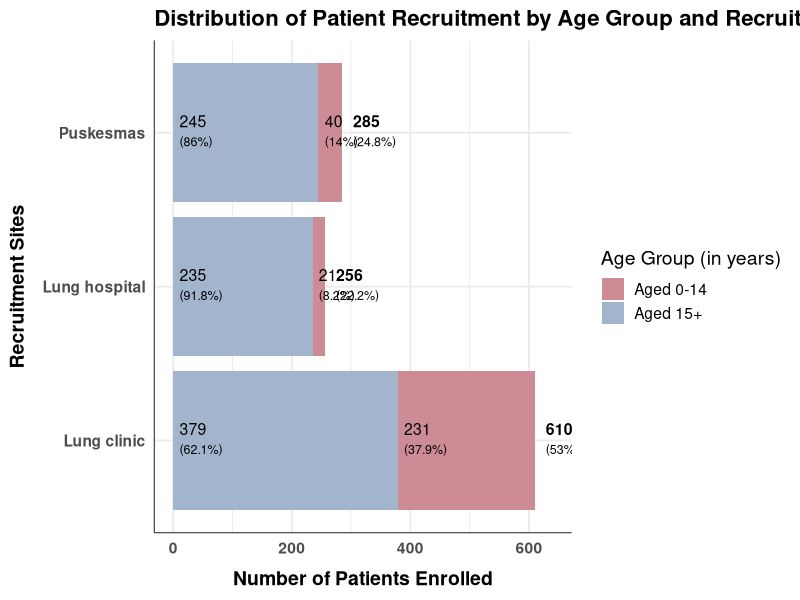
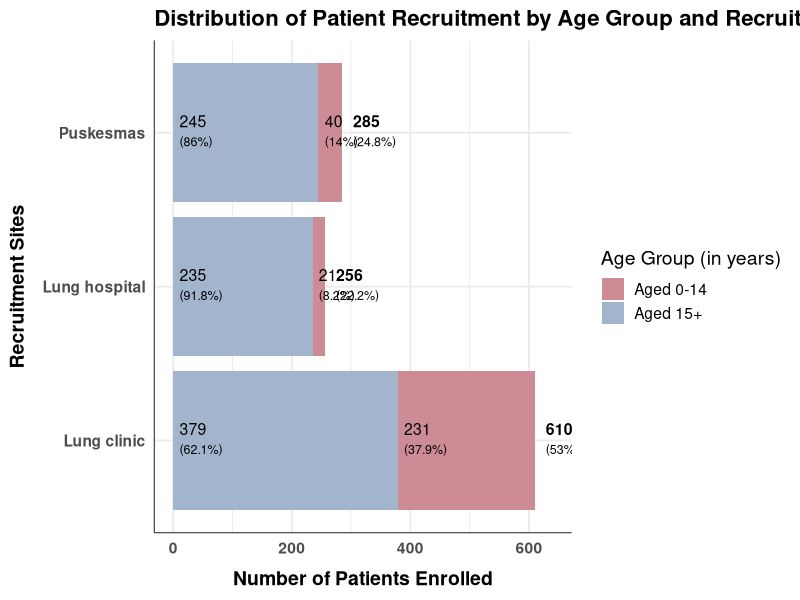

Write R code to recreate these figures, in order.
library(ggplot2)
library(dplyr)
library(ggtext)  # for rich text support

# 1. Data
df <- data.frame(
  Site = c("Puskesmas", "Puskesmas", "Lung hospital", "Lung hospital", "Lung clinic", "Lung clinic"),
  AgeGroup = c("Aged 0-14", "Aged 15+", "Aged 0-14", "Aged 15+", "Aged 0-14", "Aged 15+"),
  Count = c(40, 245,21, 235, 231, 379)
)

# 2. Add percent per site, formatted label, and position
df <- df %>%
  group_by(Site) %>%
  arrange(Site, desc(AgeGroup)) %>%
  mutate(
    Percent = Count / sum(Count) * 100,
    Label = paste0(
      Count, "<br><span style='font-size:9pt;'>(", round(Percent, 1), "%)</span>"
    ),
    Position = cumsum(Count) - Count
  )

# 3. Create site total + overall percent
df_site_total <- df %>%
  group_by(Site) %>%
  summarise(Total = sum(Count)) %>%
  ungroup() %>%
  mutate(
    Percent = Total / sum(Total) * 100,
    Label = paste0(
      "<b>", Total, "</b><br><span style='font-size:9pt;'>(", round(Percent, 1), "%)</span>"
    )
  )

# 4. Plot with richtext
stacked <- ggplot(df, aes(x = Site, y = Count, fill = AgeGroup)) +
  geom_bar(stat = "identity", width = 0.9) +
  ggtext::geom_richtext(
    aes(y = Position + 2, label = Label),
    fill = NA, label.color = NA,
    hjust = 0,
    size = 4
  ) +
  ggtext::geom_richtext(
    data = df_site_total,
    aes(x = Site, y = Total + 10, label = Label),
    inherit.aes = FALSE,
    fill = NA, label.color = NA,
    hjust = 0,
    size = 4
  ) +
  coord_flip() +
  scale_fill_manual(
    values = c("Aged 15+" = "#A2B5CD", "Aged 0-14" = "#CD8C95")
  ) +
  labs(
    title = "Distribution of Patient Recruitment by Age Group and Recruitment Sites",
    x = "Recruitment Sites",
    y = "Number of Patients Enrolled",
    fill = "Age Group (in years)"
  ) +
  theme_minimal(base_size = 14) +
  theme(
    plot.title = element_text(face = "bold", size = 16),         # Bold title
    axis.title.x = element_text(face = "bold", margin = margin(t = 10)),  # Bold x-axis label
    axis.title.y = element_text(face = "bold", margin = margin(r = 10)),  # Bold y-axis label
    axis.text.x = element_text(face = "bold"),                   # Bold x-axis tick labels (count bars)
    axis.text.y = element_text(face = "bold"),                   # Bold y-axis tick labels (site names)
    axis.line.x = element_line(color = "black", size = 0.3),
    axis.line.y = element_line(color = "black", size = 0.3)
  ) +
  expand_limits(y = max(df_site_total$Total) + 30)

# 5. Save and show
ggsave("D:/Coding/stacked_bar_patient_distribution.png", plot = stacked,
       width = 12.0, height = 5.0, dpi = 300)

print(stacked)
